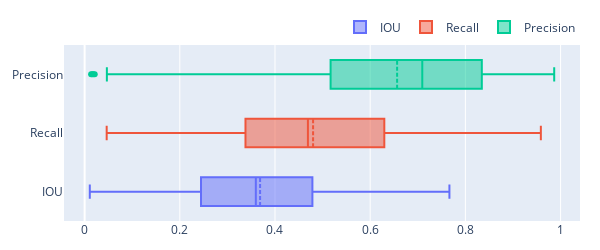

The notebook cell saved with this chart:
### Code cell
# testing NJ model performance on NJ data

true_path = r'datasets\NJ30\04Test\Flood\*\*\*.png'
flood_paths = glob(true_path)
flood_paths = sample(flood_paths, 500)

njtest = calcualte_metric(flood_paths)
print('test samples:' + str(len(njtest)))
print(njtest.mean())
plot_box(njtest)

### Figure 1 — Plotly figure (JSON) as saved in the notebook; plotly's stock layout.template omitted (floating-point values rounded to 4 significant figures; data arrays with more than 128 entries replaced by an {"elided": "..."} marker saying what was removed)
{"data": [{"boxmean": true, "name": "IOU", "type": "box", "x": {"elided": "469 float values"}}, {"boxmean": true, "name": "Recall", "type": "box", "x": {"elided": "469 float values"}}, {"boxmean": true, "name": "Precision", "type": "box", "x": {"elided": "469 float values"}}], "layout": {"height": 250, "legend": {"orientation": "h", "x": 1, "xanchor": "right", "y": 1.02, "yanchor": "bottom"}, "margin": {"b": 20, "l": 20, "r": 20, "t": 20}, "width": 600}}
